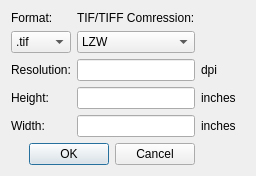
<?xml version="1.0" encoding="UTF-8"?>
<ui version="4.0">
 <class>Dialog</class>
 <widget class="QDialog" name="Dialog">
  <property name="geometry">
   <rect>
    <x>0</x>
    <y>0</y>
    <width>256</width>
    <height>173</height>
   </rect>
  </property>
  <property name="windowTitle">
   <string>Dialog</string>
  </property>
  <layout class="QGridLayout" name="gridLayout" columnstretch="1,1,1">
   <item row="0" column="0">
    <widget class="QLabel" name="label_7">
     <property name="text">
      <string>Format:</string>
     </property>
    </widget>
   </item>
   <item row="0" column="1">
    <widget class="QLabel" name="label_8">
     <property name="cursor">
      <cursorShape>ArrowCursor</cursorShape>
     </property>
     <property name="text">
      <string>TIF/TIFF Comression:</string>
     </property>
    </widget>
   </item>
   <item row="1" column="0">
    <widget class="QComboBox" name="formatCB">
     <item>
      <property name="text">
       <string>.tif</string>
      </property>
     </item>
     <item>
      <property name="text">
       <string>.tiff</string>
      </property>
     </item>
     <item>
      <property name="text">
       <string>.png</string>
      </property>
     </item>
     <item>
      <property name="text">
       <string>.jpeg</string>
      </property>
     </item>
    </widget>
   </item>
   <item row="1" column="1">
    <widget class="QComboBox" name="compressionCB">
     <item>
      <property name="text">
       <string>LZW</string>
      </property>
     </item>
     <item>
      <property name="text">
       <string>ZIP</string>
      </property>
     </item>
     <item>
      <property name="text">
       <string>N/A</string>
      </property>
     </item>
    </widget>
   </item>
   <item row="2" column="0">
    <widget class="QLabel" name="label">
     <property name="text">
      <string>Resolution:</string>
     </property>
    </widget>
   </item>
   <item row="2" column="1">
    <widget class="QLineEdit" name="resolutionLE">
     <property name="text">
      <string/>
     </property>
    </widget>
   </item>
   <item row="2" column="2">
    <widget class="QLabel" name="label_4">
     <property name="text">
      <string>dpi</string>
     </property>
    </widget>
   </item>
   <item row="3" column="0">
    <widget class="QLabel" name="label_2">
     <property name="text">
      <string>Height:</string>
     </property>
    </widget>
   </item>
   <item row="3" column="1">
    <widget class="QLineEdit" name="heightLE"/>
   </item>
   <item row="3" column="2">
    <widget class="QLabel" name="label_5">
     <property name="text">
      <string>inches</string>
     </property>
    </widget>
   </item>
   <item row="4" column="0">
    <widget class="QLabel" name="label_3">
     <property name="text">
      <string>Width:</string>
     </property>
    </widget>
   </item>
   <item row="4" column="1">
    <widget class="QLineEdit" name="widthLE"/>
   </item>
   <item row="4" column="2">
    <widget class="QLabel" name="label_6">
     <property name="text">
      <string>inches</string>
     </property>
    </widget>
   </item>
   <item row="5" column="0" colspan="2">
    <widget class="QDialogButtonBox" name="buttonBox">
     <property name="orientation">
      <enum>Qt::Horizontal</enum>
     </property>
     <property name="standardButtons">
      <set>QDialogButtonBox::Cancel|QDialogButtonBox::Ok</set>
     </property>
    </widget>
   </item>
  </layout>
 </widget>
 <resources/>
 <connections>
  <connection>
   <sender>buttonBox</sender>
   <signal>accepted()</signal>
   <receiver>Dialog</receiver>
   <slot>accept()</slot>
   <hints>
    <hint type="sourcelabel">
     <x>248</x>
     <y>254</y>
    </hint>
    <hint type="destinationlabel">
     <x>157</x>
     <y>274</y>
    </hint>
   </hints>
  </connection>
  <connection>
   <sender>buttonBox</sender>
   <signal>rejected()</signal>
   <receiver>Dialog</receiver>
   <slot>reject()</slot>
   <hints>
    <hint type="sourcelabel">
     <x>316</x>
     <y>260</y>
    </hint>
    <hint type="destinationlabel">
     <x>286</x>
     <y>274</y>
    </hint>
   </hints>
  </connection>
 </connections>
</ui>
